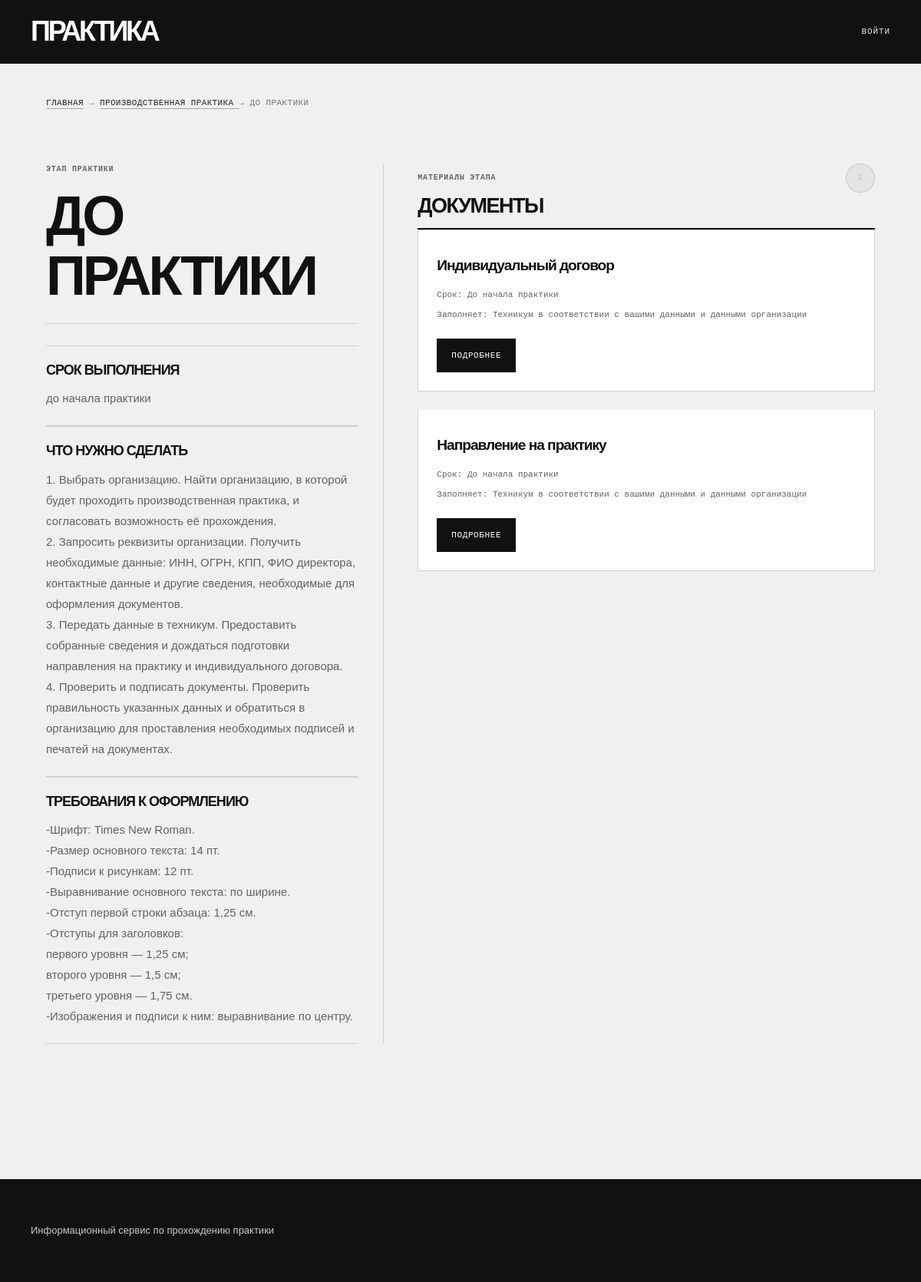
/practice/6/stage/7/, run on the app's committed database.
### practices/models.py (models this page shows, shortened)
class Practice(models.Model):
    name = models.CharField(max_length=150)
    description = models.TextField(blank=True)
    active = models.BooleanField(default=True)
    class Meta:
        ordering = ["id"]

class Stage(models.Model):
    practice = models.ForeignKey(
        Practice,
        on_delete=models.CASCADE,
        related_name="stages",
    )
    name = models.CharField(max_length=150)
    instructions = models.TextField(blank=True)
    requirements = models.TextField(blank=True)
    deadline = models.CharField(
        max_length=200,
        blank=True,
        default="",
        verbose_name="Срок выполнения",
    )
    order = models.PositiveIntegerField(default=0)
    class Meta:
        ordering = ["order", "id"]

### documents/models.py (models this page shows, shortened)
class Document(models.Model):
    stage = models.ForeignKey(
        "practices.Stage",
        on_delete=models.CASCADE,
        related_name="documents",
    )
    name = models.CharField(max_length=200)
    instruction = models.TextField(blank=True)
    deadline = models.CharField(
        max_length=200,
        blank=True,
        default="",
        verbose_name="Срок выполнения",
    )
    filled_by = models.CharField(max_length=300, blank=True)
    signed_by = models.CharField(max_length=300, blank=True)
    template_file = models.FileField(
        upload_to="documents/templates/",
        blank=True,
    )
    example_file = models.FileField(
        upload_to="documents/examples/",
        blank=True,
    )
    active = models.BooleanField(default=True)
    order = models.PositiveIntegerField(default=0)
    class Meta:
        ordering = ["order", "id"]

### practices/views.py (the view)
def stage_detail(request, practice_id, stage_id):
    practice = get_object_or_404(
        Practice,
        id=practice_id,
        active=True,
    )
    stage = get_object_or_404(
        Stage,
        id=stage_id,
        practice=practice,
    )
    documents = stage.documents.filter(active=True)
    explanations = Explanation.objects.filter(stage=stage)
    return render(
        request,
        "practices/stage_detail.html",
        {
            "practice": practice,
            "stage": stage,
            "documents": documents,
            "explanations": explanations,
        },
    )

### practices/templates/practices/stage_detail.html (shortened to what this page needs)
{% extends "base.html" %}
{% block breadcrumbs %}
<div class="breadcrumbs">
    <a href="{% url 'home' %}">Главная</a>
    <span>→</span>
    <a href="{% url 'practice_detail' practice.id %}">
        {{ practice.name }}
    </a>
    <span>→</span>
    <span>{{ stage.name }}</span>
</div>
{% endblock %}
{% block content %}
<section class="stage-page">
    <div class="stage-layout">
        <aside class="stage-information">
            <div class="stage-heading">
                <span class="stage-heading__label">
                    Этап практики
                </span>
                <h1>{{ stage.name }}</h1>
            </div>
            {% if stage.deadline %}
                <section class="stage-info-block">
                    <h2>Срок выполнения</h2>
                    <p>
                        {{ stage.deadline }}
                    </p>
                </section>
            {% endif %}
            {% if stage.instructions %}
                <section class="stage-info-block">
                    <h2>Что нужно сделать</h2>
                    <div class="stage-rich-text">
                        {{ stage.instructions|linebreaks }}
                    </div>
                </section>
            {% endif %}
            {% if stage.requirements %}
                <section class="stage-info-block">
                    <h2>Требования к оформлению</h2>
                    <div class="stage-rich-text">
                        {{ stage.requirements|linebreaks }}
                    </div>
                </section>
            {% endif %}
        </aside>
        <section class="stage-documents">
            <div class="stage-documents__heading">
                <div>
                    <span class="stage-heading__label">
                        Материалы этапа
                    </span>
                    <h2>Документы</h2>
                </div>
                <span class="stage-documents__count">
                    {{ documents|length }}
                </span>
            </div>
            {% if documents %}
                <div class="stage-documents__list">
                    {% for document in documents %}
                        <article class="document-card">
                            <div class="document-card__body">
                                <h3>
                                    {{ document.name }}
                                </h3>
                                <div class="document-card__meta">
                                    {% if document.deadline %}
                                        <span>
                                            Срок:
                                            {{ document.deadline }}
                                        </span>
                                    {% endif %}
                                    {% if document.filled_by %}
                                        <span>
                                            Заполняет: {{ document.filled_by }}
                                        </span>
                                    {% endif %}
                                </div>
                            </div>
                            <div class="document-card__actions">
                                <a
                                    href="{% url 'document_detail' practice.id stage.id document.id %}"
                                    class="button"
                                >
                                    Подробнее
                                </a>
                            </div>
                        </article>
                    {% endfor %}
                </div>
            {% endif %}
        </section>
    </div>
</section>
{% endblock %}

### data on the page
Practice: name "ПРОИЗВОДСТВЕННАЯ ПРАКТИКА"
Stage: name "ДО ПРАКТИКИ", deadline "до начала практики", instructions "1. Выбрать организацию. Найти организацию, в которой будет проходить производственная практика, и согласовать возможность её прохождения. 2. Запросить реквизиты организации. Получить необходимые данные: ИНН, ОГРН, КПП, ФИО директора, контактные данные и другие сведения, необходимые для оформления документов. 3. Передать данные в техникум. Предоставить собранные сведения и дождаться подготовки направления на практику и индивидуального договора. 4. Проверить и подписать документы. Проверить правильность указанных данных и обратиться в организацию для проставления необходимых подписей и печатей на документах.", requirements "-Шрифт: Times New Roman. -Размер основного текста: 14 пт. -Подписи к рисункам: 12 пт. -Выравнивание основного текста: по ширине. -Отступ первой строки абзаца: 1,25 см. -Отступы для заголовков: первого уровня — 1,25 см; второго уровня — 1,5 см; третьего уровня — 1,75 см. -Изображения и подписи к ним: выравнивание по центру."
Document: name "Индивидуальный договор", deadline "До начала практики", filled_by "Техникум в соответствии с вашими данными и данными организации"
Document: name "Направление на практику", deadline "До начала практики", filled_by "Техникум в соответствии с вашими данными и данными организации"

### other printed values
{{ documents|length }} "2"
